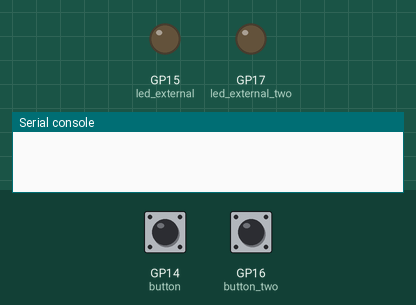
This program was run on a simulated Raspberry Pi Pico running MicroPython. Shown: output pins drawn as LEDs (lit = HIGH), the last lines printed to the serial console. The inputs (shaded band) are chosen by the test bench; at power-on: GP14 (button) LOW, GP16 (button_two) LOW.

Above: at 1.2 s.
1.3 s: GP14 (button) pulled HIGH for 0.15 s
At 2.4 s:
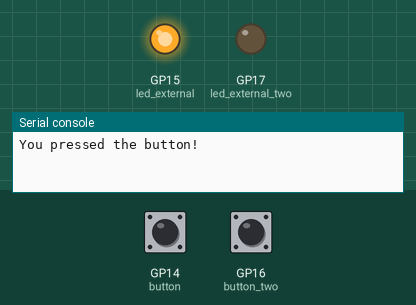
4.4 s: GP16 (button_two) pulled HIGH for 0.15 s
At 4.7 s:
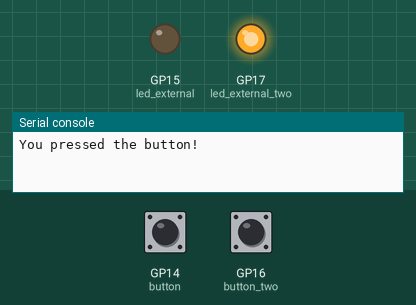
7.5 s: GP16 (button_two) pulled HIGH for 1 s
At 9.8 s:
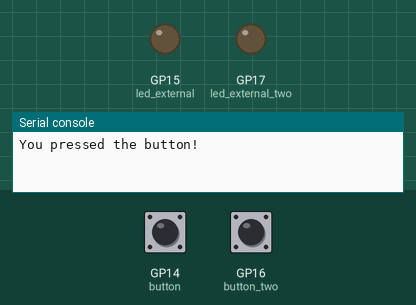
11.0 s: GP16 (button_two) pulled HIGH for 3.2 s
At 12.2 s:
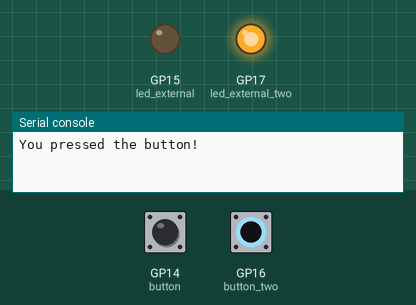
Timing chart, 0 to 16.5 s (numbered marks = the images above; inputs shaded):
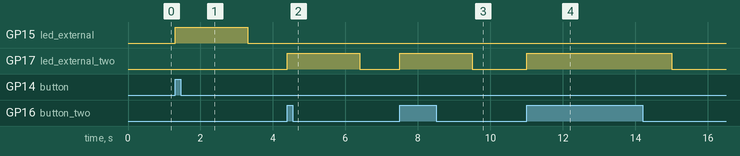

Measured:
- after the input at 1.3 s, GP15 (led_external): LOW → HIGH at once, → LOW 2.0 s later
- after the input at 4.4 s, GP17 (led_external_two): LOW → HIGH at once, → LOW 2.0 s later
- after the input at 7.5 s, GP17 (led_external_two): LOW → HIGH at once, → LOW 2.0 s later
- after the input at 11.0 s, GP17 (led_external_two): LOW → HIGH at once, → LOW 4.0 s later

The program:

06_switch.py
```python
'''
CHALLENGE: BUILDING IT UP
# ./imgs/03_breadboard.png

1. Can you modify your program so it both lights the LED and prints a status message to the Shell?
2. What would you need to change to make the LED stay on when the button isn’t pressed and switch off when it is?
3. Can you add more buttons and LEDs to the circuit?
'''
import machine
import utime

led_external = machine.Pin(15, machine.Pin.OUT)
button = machine.Pin(14, machine.Pin.IN, machine.Pin.PULL_DOWN)
# 3
led_external_two = machine.Pin(17, machine.Pin.OUT)
button_two = machine.Pin(16, machine.Pin.IN, machine.Pin.PULL_DOWN)

while True:
    if button.value() == 1:
        led_external.value(1)
        print("You pressed the button!")  # 1
        utime.sleep(2)
    led_external.value(0)
# 2
# change line 19 to the following
# if button.value() == 0:
# or
# if button.value() != 1:
# 3
    if button_two.value() == 1:
        led_external_two.value(1)
        utime.sleep(2)
    led_external_two.value(0)
```
